Frame 1 (no input): blank canvas, image omitted
Frame 60 (the mouse pressed at the canvas centre just before this capture): blank canvas, image omitted
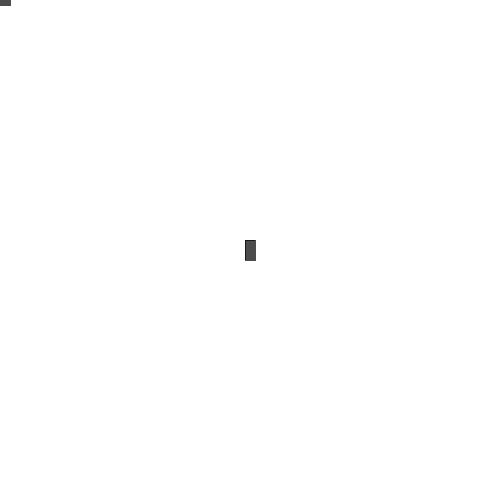
Frame 120 (the mouse held since frame 60 and released just before this capture)

The Processing sketch whose frames 1 and 60 were blank and that drew this single picture after the mouse press (run headless with seeded random() and noise(); from frame 60 on, the mouse is pressed at the canvas centre):

// Processing sketch: processing_168796
// ── processing_168796.pde

void setup()
{
  size(500, 500);
  background(255);
  stroke(0,0,0, 5);
  fill(0, 0, 0, 5);
  smooth();
}

void draw()
{
  int i=10;
  int j=20;
  if (mousePressed) {
    i=10;
    j=20; 
  } 
  
  else {
    i=20; 
    j=10;
  }

  rectMode(CENTER);
  rect(mouseX, mouseY, i, j);
  
  
}

void mouseReleased()
{
  background(255);
}
